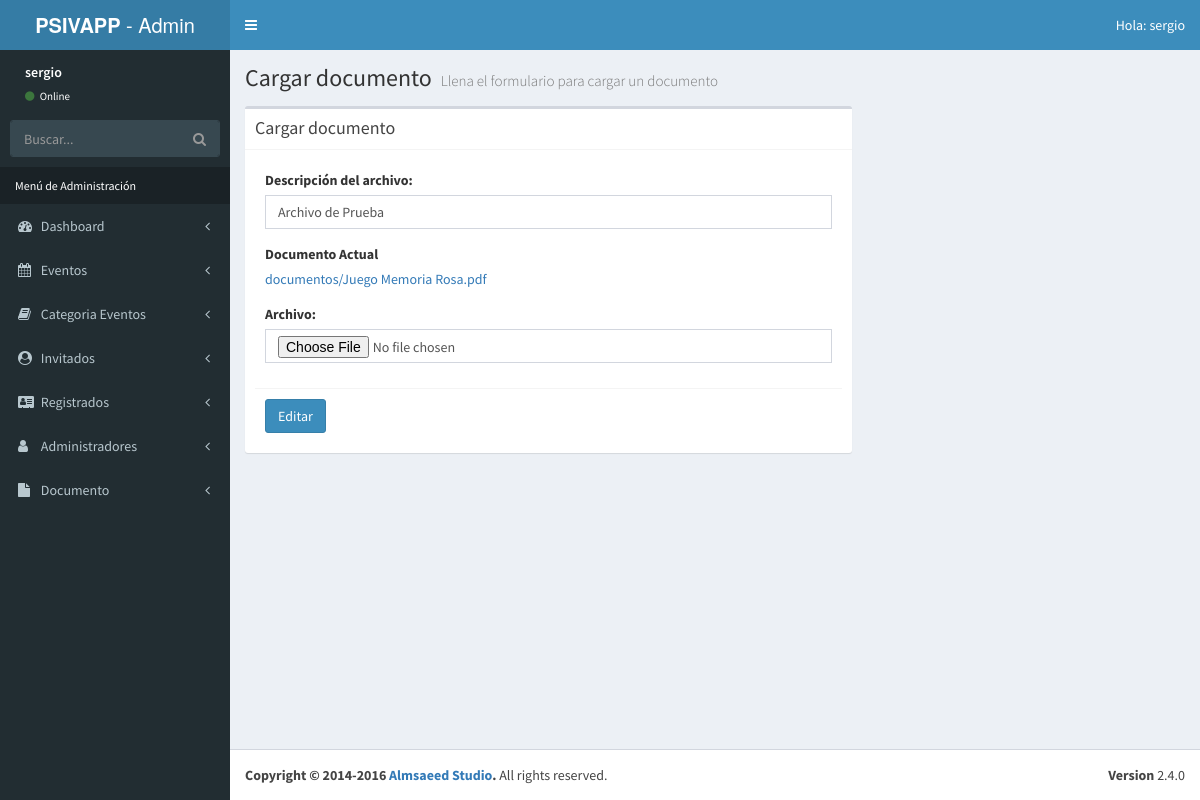
The app's page /admin/editar-documento.php?id=2 (signed in) with its own data.
### tables this page shows
CREATE TABLE `documentos` (
  `id` int(11) NOT NULL AUTO_INCREMENT,
  `url` varchar(250) NOT NULL,
  `nombre` text NOT NULL,
  `id_admin` int(11) NOT NULL,
  PRIMARY KEY (`id`),
  KEY `documentos_id_admin_fk` (`id_admin`),
  CONSTRAINT `documentos_id_admin_fk` FOREIGN KEY (`id_admin`) REFERENCES `admins` (`id_admin`)
);

### admin/editar-documento.php (the view, shortened to what this page needs)
<?php
      $id = $_GET['id'];
      include_once 'templates/header.php';
      include_once 'funciones/funciones.php';
      include_once 'templates/barra.php';
      include_once 'templates/navegacion.php';
?>
  <div class="content-wrapper">
    <section class="content-header">
      <h1>
        Cargar documento
        <small>Llena el formulario para cargar un documento</small>
      </h1>
    </section>
        <div class="row">
                <div class="col-md-8">
                <section class="content">
                  <div class="box">
                    <div class="box-header with-border">
                      <h3 class="box-title">Cargar documento</h3>
                    </div>
                    <div class="box-body">
                        <?php
                            $sql = "SELECT * FROM documentos WHERE id = $id ";
                            $resultado = $conn->query($sql);
                            $documento = $resultado->fetch_assoc();
                        ?>
                        <form role="form" name="guardar-documento" id="guardar-documento" method="post" action="modelo-documento.php" enctype="multipart/form-data">
                              <div class="box-body">
                                    <div class="form-group">
                                          <label for="descripcion_documento">Descripción del archivo:</label>
                                          <input type="text" class="form-control" id="descripcion_documento" name="descripcion_documento" placeholder="Descripción del archivo" value="<?php echo $documento['nombre']; ?>">
                                    </div>
                                    <div class="form-group">
                                        <label for="imagen_actual">Documento Actual</label>
                                        <br>
                                        <a href="<?php echo $documento['url']; ?>" width="200"><?php echo $documento['url']; ?></a>
                                    </div>
                                    <div class="form-group">
                                          <label for="d">Archivo:</label>
                                          <input type="file" class="form-control" id="archivo_documento" name="archivo_documento">
                                    </div>
                              </div>
                              <div class="box-footer">
                                  <button type="submit" class="btn btn-primary" id="crear_documento">Editar</button>
                              </div>
                        </form>
                    </div>
                  </div>
                </section>
                </div>
        </div>
  </div>
  <?php
          include_once 'templates/footer.php';
  ?>

### records on screen
documentos: descripcion_documento "Archivo de Prueba", url "documentos/Juego Memoria Rosa.pdf"

### other values on screen
$_SESSION['nombre'] "sergio"
